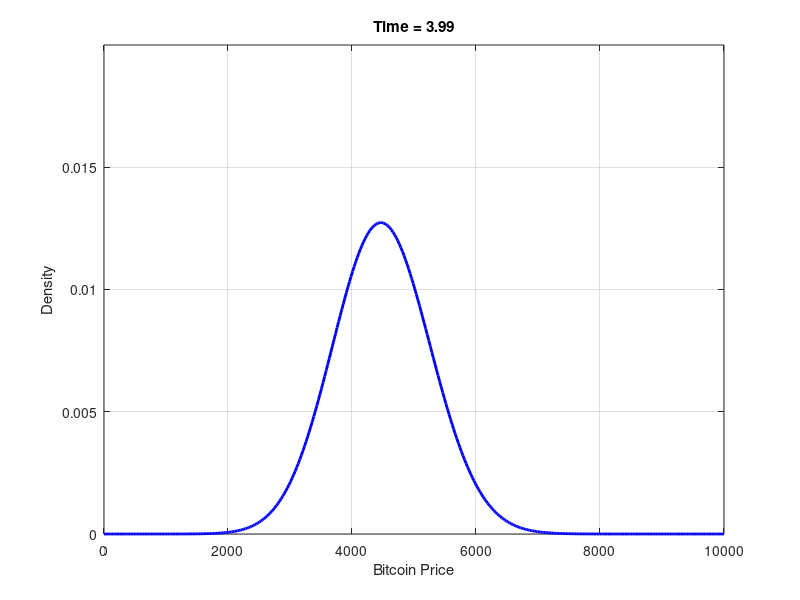
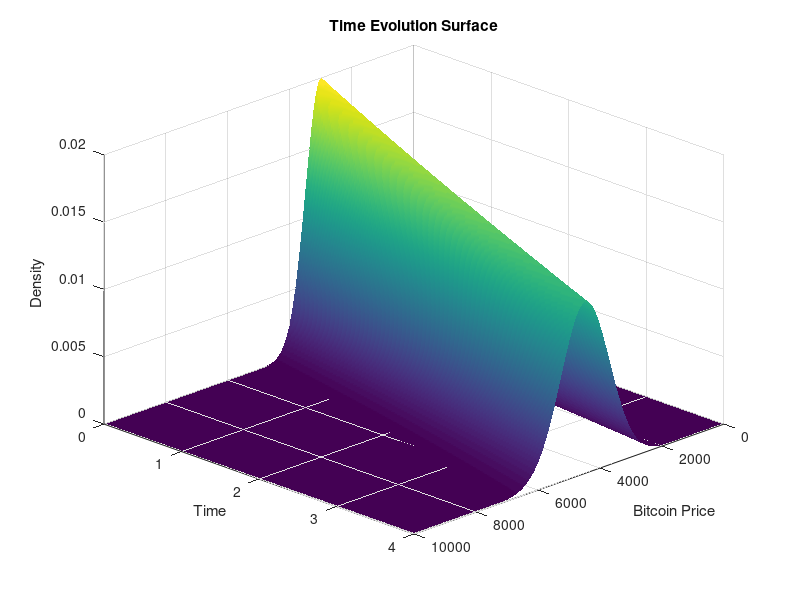

Reproduce these figures in MATLAB, in order.
clc; clear; close all;

%% PARAMETERS
Smin = 0; 
Smax = 10000;
Ns = 400;
tf = 4;

dS = (Smax - Smin)/Ns;
S = linspace(Smin, Smax, Ns);

mu = 0.1;
sigma = 0.01;

% --- STABLE TIME STEP ---
dt_conv = dS / max(abs(mu*S) + 1e-6);
dt_diff = dS^2 / max(sigma^2 * S.^2 + 1e-6);
dt = 0.2 * min(dt_conv, dt_diff);

% Number of time steps
Nt = ceil(tf/dt);

% Artificial diffusion
epsilon = 0.01;

%% INITIAL CONDITION
p = exp(-(S-3000).^2/(2*(500)^2));   % adjusted to domain
p = p / sum(p);

P_store = zeros(Ns, Nt);

%% TIME INITIALIZATION
t = 0;
n = 1;
P_store(:,n) = p';

%% TIME EVOLUTION + ANIMATION
figure;

%% TIME INITIALIZATION
t = 0;
n = 1;

P_store = zeros(Ns, Nt);
P_store(:,n) = p';

figure;

while (t < tf) && (n < Nt)
    
    p_new = p;
    
    for i = 2:Ns-1
        
        % ----- CONSERVATIVE UPWIND FLUX -----
        S_ip = 0.5*(S(i) + S(i+1));
        S_im = 0.5*(S(i) + S(i-1));
        
        if mu*S_ip > 0
            F_ip = mu * S_ip * p(i);
        else
            F_ip = mu * S_ip * p(i+1);
        end
        
        if mu*S_im > 0
            F_im = mu * S_im * p(i-1);
        else
            F_im = mu * S_im * p(i);
        end
        
        drift = - (F_ip - F_im) / dS;
        
        % ----- DIFFUSION -----
        diffusion = 0.5 * (sigma^2 * S(i)^2) * ...
            (p(i+1) - 2*p(i) + p(i-1))/(dS^2);
        
        % ----- VISCOSITY -----
        viscosity = epsilon * ...
            (p(i+1) - 2*p(i) + p(i-1))/(dS^2);
        
        % Update
        p_new(i) = p(i) + dt * (drift + diffusion + viscosity);
    end
    
    % Boundary conditions
    p_new(1) = 0;
    p_new(end) = 0;
    
    % Positivity fix
    p_new = max(p_new, 0);
    
    % Normalization
    total_mass = sum(p_new);
    if total_mass > 1e-12
        p_new = p_new / total_mass;
    else
        warning('Mass collapsed, resetting');
        p_new = p;
    end
    
    % Update solution
    p = p_new;
    
    % ---- SAFE INDEX UPDATE ----
    n = n + 1;
    P_store(:,n) = p';
    
    % ---- ANIMATION ----
    if mod(n,10) == 0
        plot(S, p, 'b', 'LineWidth', 2);
        xlabel('Bitcoin Price');
        ylabel('Density');
        title(['Time = ', num2str(t)]);
        axis([Smin Smax 0 max(P_store(:))]);
        grid on;
        drawnow;
    end
    
    % ---- TIME UPDATE ----
    t = t + dt;
end

%% SAFE TRIM
P_store = P_store(:,1:n);

t_vec = linspace(0, t, n);

%% FINAL SURFACE PLOT
t_vec = linspace(0, t, size(P_store,2));
[S_grid, T_grid] = meshgrid(S, t_vec);

figure;
surf(S_grid, T_grid, P_store');
shading interp;
xlabel('Bitcoin Price');
ylabel('Time');
zlabel('Density');
title('Time Evolution Surface');
view(135,30);

% %% CONTOUR
% figure;
% contourf(S_grid, T_grid, P_store', 20);
% colorbar;
% xlabel('Bitcoin Price');
% ylabel('Time');
% title('Density Contours');
